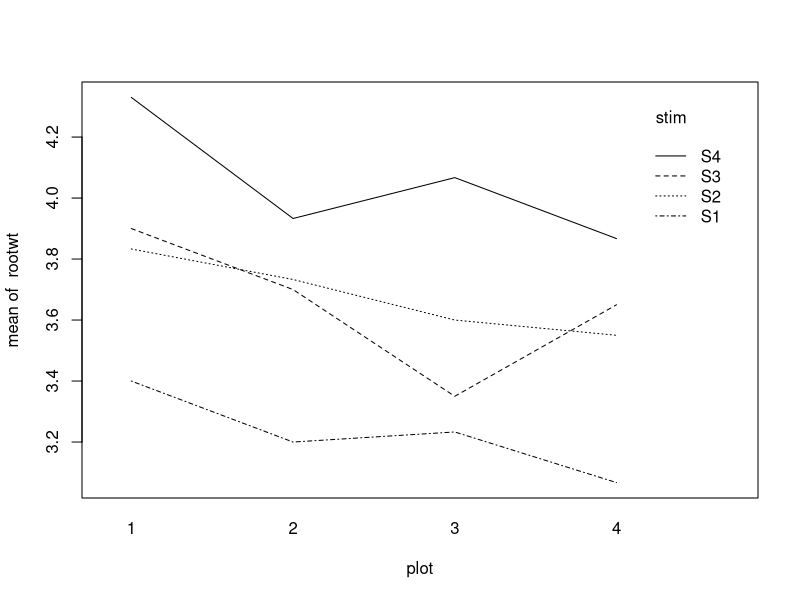
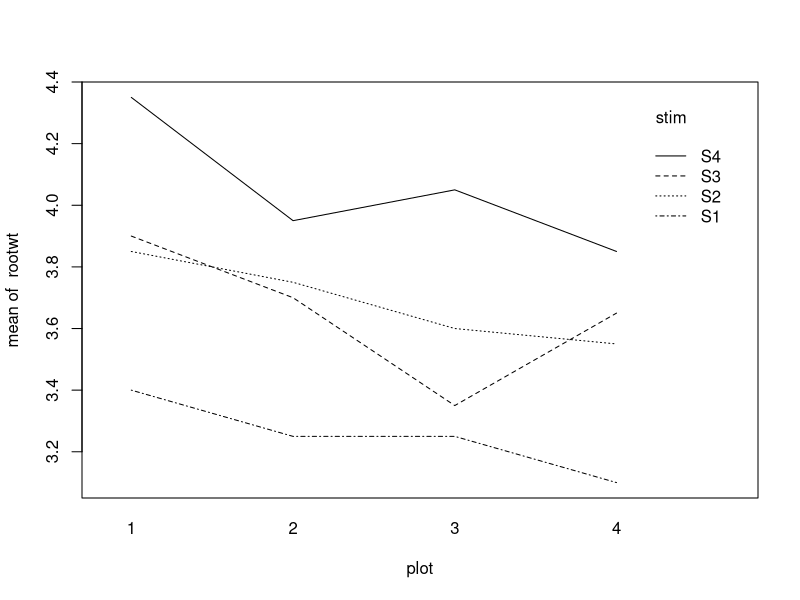
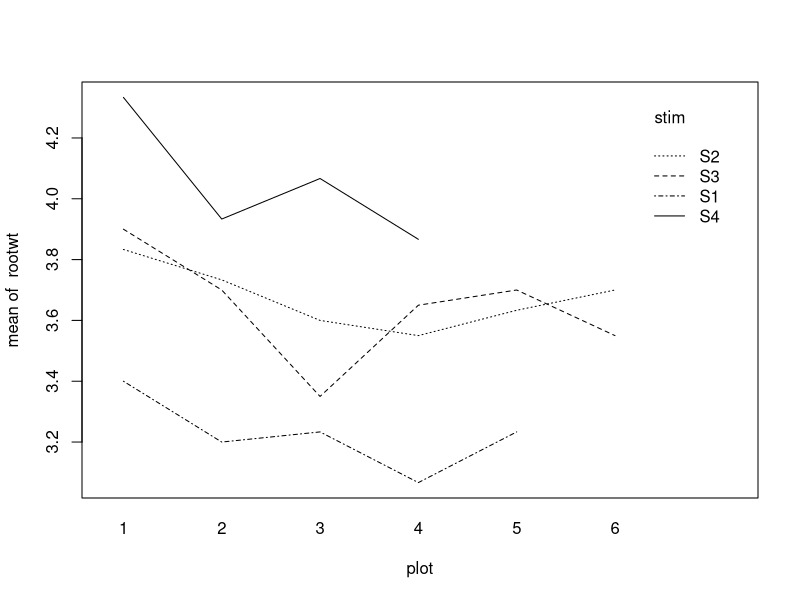

Write the R code that produced these figures, in order.
## ---- chunk 1
rm(list=ls())

options("scipen" = 1, "digits" = 4)

library(car) # Anova function for Type II or Type III Anova
library(emmeans)  # emmeans function (lsmeans deprecated)
library(lme4) # lmer
## ---- chunk 2
stim = as.factor(c(rep("S1",4), rep("S2", 4), rep("S3", 4), rep("S4", 4)))
plot = as.factor(rep(c("1", "2", "3", "4"), 4))
rootwt = 
c(3.4, 3.2, 3.233, 3.067,
  3.833, 3.733, 3.6, 3.55,
  3.9, 3.7, 3.35, 3.65,
  4.33, 3.933, 4.067, 3.867)

interaction.plot(plot, stim, rootwt)

## ---- chunk 3
model.aov = aov(rootwt ~ plot + stim)
summary(model.aov)
## ---- chunk 4
model.aov = aov(rootwt ~ stim/plot)
#model.aov = aov(rootwt ~ stim + stim:plot)   # Equivalent model
summary(model.aov)
## ---- chunk 5
model.aov = aov(rootwt ~ plot + stim + plot:stim)
#model.aov = aov(rootwt ~ plot * stim)   # Equivalent model
summary(model.aov)
## ---- chunk 6
# stim - fixed effect
# plot - random effect
model.lmer = lmer(rootwt ~ 1 + stim + (1|plot))
summary(model.lmer)
anova(model.lmer)
## ---- chunk 7
model.aov = aov(rootwt ~ stim + Error(plot))
summary(model.aov)
## ---- chunk 8
stim = as.factor(c(rep("S1",8), rep("S2", 8), rep("S3", 8), rep("S4", 8)))
plot = as.factor(rep(c("1", "1", "2", "2", "3", "3", "4", "4"), 4))
plot_unique = as.factor(c("S1-1", "S1-1", "S1-2", "S1-2", "S1-3", "S1-3", 
                          "S1-4", "S1-4",
                          "S2-1", "S2-1", "S2-2", "S2-2", "S2-3", "S2-3", 
                          "S2-4", "S2-4",
                          "S3-1", "S3-1", "S3-2", "S3-2", "S3-3", "S3-3",
                          "S3-4", "S3-4",
                          "S4-1", "S4-1", "S4-2", "S4-2", "S4-3", "S4-3",
                          "S4-4", "S4-4"))
rootwt = 
c(3.3, 3.5, 3.5, 3.0, 3.4, 3.1, 3.3, 2.9,
  3.7, 4.0, 3.5, 4.0, 3.4, 3.8, 3.4, 3.7,
  3.8, 4.0, 3.6, 3.8, 3.3, 3.4, 3.6, 3.7,
  4.3, 4.4, 3.8, 4.1, 3.9, 4.2, 3.7, 4.0)

interaction.plot(plot, stim, rootwt)

## ---- chunk 9
model.aov = aov(rootwt ~ plot + stim + plot:stim)
#model.aov = aov(rootwt ~ plot * stim)   # Equivalent model
summary(model.aov)
## ---- chunk 10
model.aov = aov(rootwt ~ stim/plot)
# model.aov = aov(rootwt ~ stim + stim:plot)
summary(model.aov)
## ---- chunk 11
# stim - fixed effect
# plot - random effect, plot nested in stim
model.lmer = lmer(rootwt ~ 1 + stim + (1|stim:plot))
# The following model is equivalent
# model.lmer = lmer(rootwt ~ 1 + stim + (1|plot:stim))
summary(model.lmer)
anova(model.lmer)
## ---- chunk 12
# Check replications
df = data.frame(rootwt = rootwt, stim = stim, plot = plot)
replications(rootwt ~ stim + Error(plot:stim), data = df)
model.aov = aov(rootwt ~ stim + Error(stim:plot))
summary(model.aov)
## ---- chunk 13
# Alternate method to handle nesting
summary(aov(rootwt ~ stim + Error(plot_unique)))
## ---- chunk 14
# Use lmer function
stim = as.factor(c(rep("S1",15),rep("S2",16),rep("S3",14),rep("S4",12)))
plotS1 = as.factor(c(rep("1",3),rep("2",3),rep("3",3),rep("4",3),rep("5",3)))
plotS2 = as.factor(c(rep("1",3),rep("2",3),rep("3",3),rep("4",2),rep("5",3),rep("6",2)))
plotS3 = as.factor(c(rep("1",3),rep("2",3),rep("3",2),rep("4",2),rep("5",2),rep("6",2)))
plotS4 = as.factor(c(rep("1",3),rep("2",3),rep("3",3),rep("4",3)))
plot = as.factor(c(plotS1,plotS2,plotS3,plotS4))
rootwt = 
c(3.3,3.4,3.5,3.1,3.5,3.0,3.2,3.1,3.4,3.3,2.9,3.0,3.3,3.3,3.1,  
  3.8,3.7,4.0,3.5,3.8,3.9,3.6,3.4,3.8,3.4,3.7,3.6,3.7,3.6,3.5,3.9, 
  3.8,3.9,4.0,3.6,3.7,3.8,3.3,3.4,3.6,3.7,3.5,3.9,3.4,3.7,
  4.3,4.3,4.4,4.1,3.9,3.8,4.2,4.1,3.9,3.7,3.9,4.0)
interaction.plot(plot, stim, rootwt)
## ---- chunk 15
# stim - fixed effect
# plot - nested in stim, random effect
# cores - nested within plots within stim, random effect
model.lmer = lmer(rootwt ~ stim + (1|plot:stim))
#summary(model.lmer)
anova(model.lmer)
## ---- chunk 16
emmeans(model.lmer, "stim")
